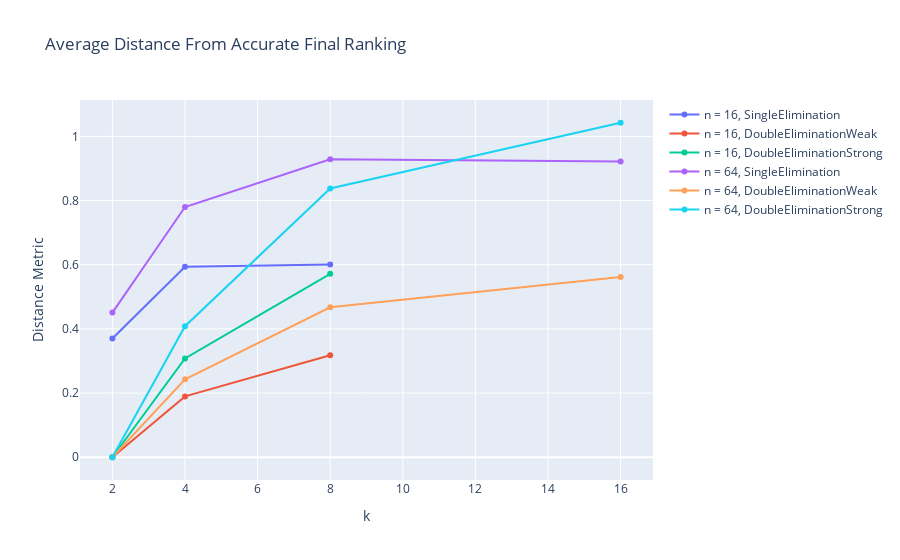

Notebook cell for this chart:
### Code cell
n_values = (16, 64) 
cols = ["SingleElimination", "DoubleEliminationWeak", "DoubleEliminationStrong"]
fig = go.Figure()
for n in n_values:
    slice = df[df["n"] == n]
    for col in cols:
        fig.add_scatter(name = f"n = {n}, {col}", x = slice["k"], y = slice[col], mode = "lines+markers")
fig.update_layout(title = "Average Distance From Accurate Final Ranking", xaxis_title = "k", yaxis_title = "Distance Metric")
fig.show()

### Figure 1 — Plotly figure (JSON) as saved in the notebook; plotly's stock layout.template omitted (floating-point values rounded to 4 significant figures)
{"data": [{"mode": "lines+markers", "name": "n = 16, SingleElimination", "type": "scatter", "x": [2, 4, 8], "y": [0.37, 0.5935, 0.6009]}, {"mode": "lines+markers", "name": "n = 16, DoubleEliminationWeak", "type": "scatter", "x": [2, 4, 8], "y": [0, 0.1896, 0.3178]}, {"mode": "lines+markers", "name": "n = 16, DoubleEliminationStrong", "type": "scatter", "x": [2, 4, 8], "y": [0, 0.308, 0.5716]}, {"mode": "lines+markers", "name": "n = 64, SingleElimination", "type": "scatter", "x": [2, 4, 8, 16], "y": [0.4507, 0.7799, 0.9285, 0.9213]}, {"mode": "lines+markers", "name": "n = 64, DoubleEliminationWeak", "type": "scatter", "x": [2, 4, 8, 16], "y": [0, 0.2429, 0.4675, 0.5616]}, {"mode": "lines+markers", "name": "n = 64, DoubleEliminationStrong", "type": "scatter", "x": [2, 4, 8, 16], "y": [0, 0.4084, 0.8377, 1.042]}], "layout": {"title": {"text": "Average Distance From Accurate Final Ranking"}, "xaxis": {"title": {"text": "k"}}, "yaxis": {"title": {"text": "Distance Metric"}}}}
